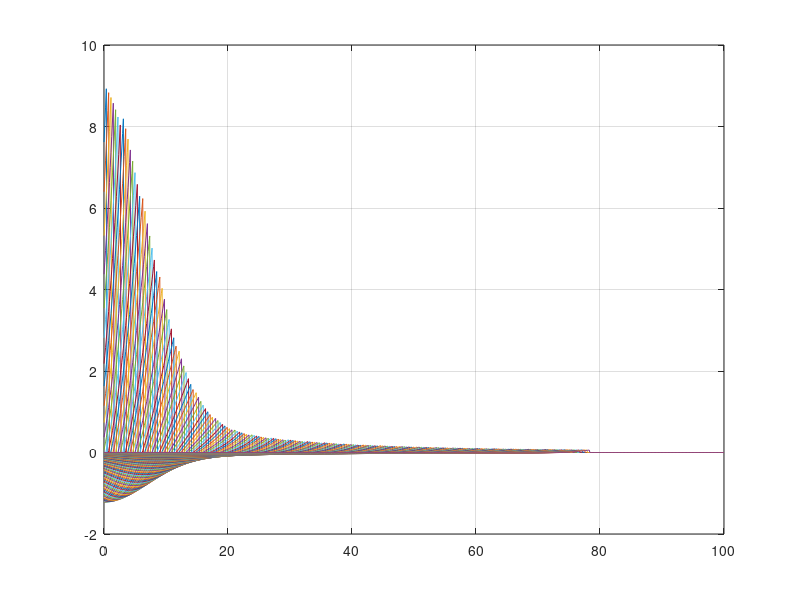

The MATLAB source for this figure:
maxAmp = 800;
width=90;
thick=12;
speed=.3915;
p_t = thick*2;
c=width/2.35482;
figure; 
%hold off
clear press
clear d

%time = 50;

for time = 1:1:200
%for time=65:65   
t = time*speed;
itno = 0;

  for i=0:.125:100
      itno = itno + 1;
      dist = i;
      d(itno) = i;
      g = maxAmp * exp(-15*(dist/c)^2)/100.;
      tail = 1./(1.+(.05*dist)^2);
      amplitude=g+tail;
      press(itno) = 0.;

      if (dist<t)
         press(itno) = amplitude* exp(-5.0*(t-dist)/p_t) *     ...
         (1.0 - 5.0*(t-dist)/p_t);

      end
   end
   plot(d,press);hold on;
     
end
grid on;

